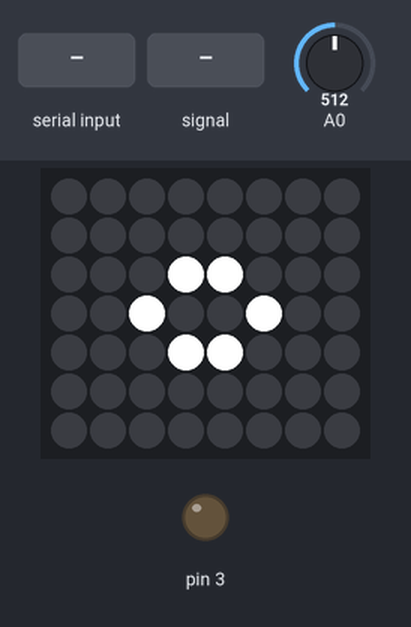
Recording of a sketch running on a simulated Arduino Uno, built with avr-gcc and run on an emulated ATmega328P. Shown: 8×7 RGB LED matrix (first LED top left, wired row by row), output pins drawn as LEDs (lit = HIGH). Inputs (shaded band) come from the test bench; at power-on: A0 = 512. EEPROM starts erased; what the sketch prints to the serial monitor is not drawn.

Above: at 1.2 s.
1.3 s: "pattern2" received over Serial
At 3.2 s:
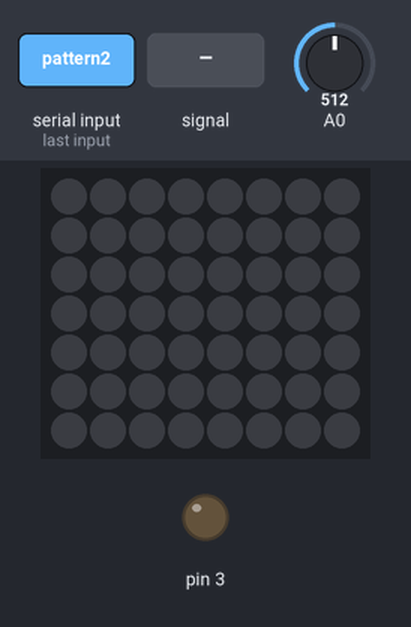
3.8 s: A0 fed a 200 Hz sine of ±460 counts around its level
At 5.1 s:
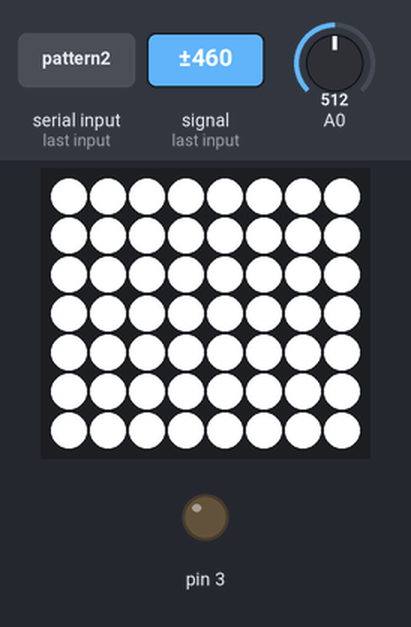
5.5 s: A0 set to 400
At 5.62 s:
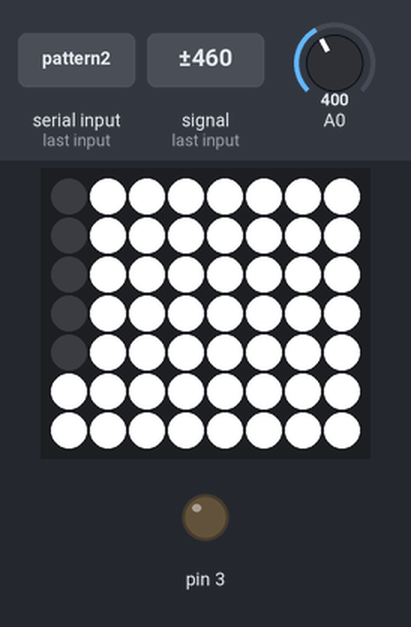
7.2 s: A0 fed a 1000 Hz sine of ±255 counts around its level
At 8.5 s:
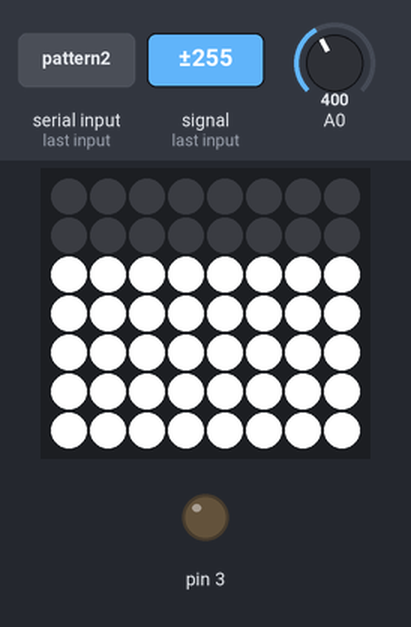
8.9 s: "pattern1" received over Serial
At 10.6 s:
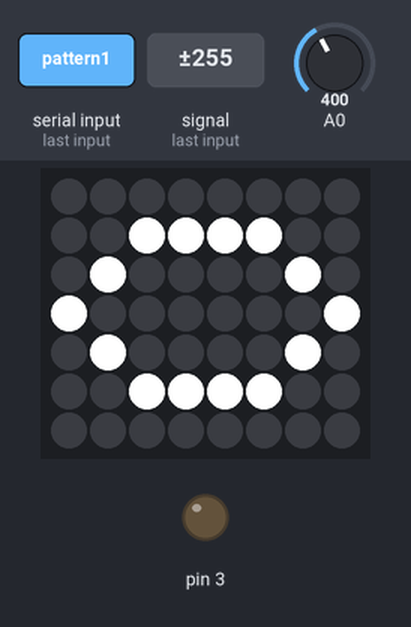
11.4 s: A0 set to 340
At 11.45 s:
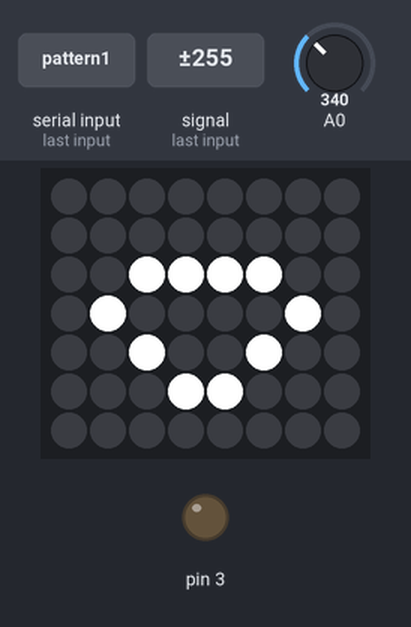
Timing chart, 0 to 14.4 s (numbered marks = the images above; inputs shaded):
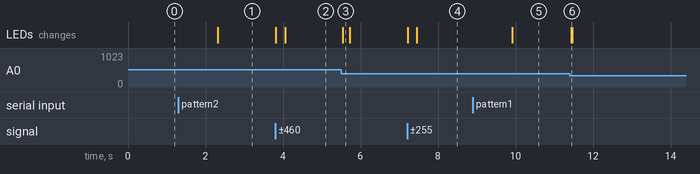

The sketch:

MainClass.ino
```cpp
#include <EEPROM.h>


#include "Mic.h"
#include "LightPattern.h"

Mic mic(A0);
LightPattern pattern(5);

float vol;
String patternName = "pattern1";

//addresses
uint8_t addrPatternNo = 1;
uint8_t addrBrightness = 2;
uint8_t addrColorRed = 3;
uint8_t addrColorGreen = 4;
uint8_t addrColorBlue = 5;

//valuesFrom EEPROM
uint8_t eepromPatternNo;
uint8_t eepromBrightness;
uint8_t eepromRed;
uint8_t eepromGreen;
uint8_t eepromBlue;


void setup() {
  Serial.begin(9600);
  pinMode(3,OUTPUT);

  eepromPatternNo = EEPROM.read(addrPatternNo);
  eepromBrightness = EEPROM.read(addrBrightness);
  eepromRed = EEPROM.read(addrColorRed);
  eepromGreen = EEPROM.read(addrColorGreen);
  eepromBlue = EEPROM.read(addrColorBlue);

  if(eepromPatternNo==1){
    patternName = "pattern1";
  }else if(eepromPatternNo==2){
    patternName = "pattern2";
  }

  //change colors
  String colorChangeCommand = String("c")+eepromRed+String(",")+eepromGreen+String(",")+eepromBlue;
  changeLedColors(colorChangeCommand);

  //change Brightness
  String brighnessChangeCommand = String("b")+eepromBrightness;
  changeBrightness(brighnessChangeCommand);

  Serial.println(eepromPatternNo);
  Serial.println(eepromBrightness);
  Serial.println(eepromRed);
  Serial.println(eepromGreen);
  Serial.println(eepromBlue);
  Serial.println(colorChangeCommand);
  Serial.println(brighnessChangeCommand);

}

void loop() {
  vol = mic.getVolume();

  if(Serial.available() > 0){


    String serialInput = Serial.readString();
    serialInput.trim();

    if(serialInput.equals("pattern1")){
      patternName = "pattern1";
      EEPROM.write(addrPatternNo , 1);
    }else if(serialInput.equals("pattern2")){
      patternName = "pattern2";
      EEPROM.write(addrPatternNo , 2);
    }else{

      if(isColors(serialInput)){
        changeLedColors(serialInput);
      }else if(isBrightness(serialInput)){
        changeBrightness(serialInput);
      }

    }
  }


  if(patternName.equals("pattern1")){
    pattern.printMouthPattern(vol);
  }
  else if(patternName.equals("pattern2")) {
    pattern.printEqualizerPattern(vol);

  }


}


//methods to change colour

bool isColors(String input){
  String firstLetter = input.substring(0,1);
  if(firstLetter.equals("c")){
    return true;
  }else{
    return false;
  }
}

bool isBrightness(String input){
  String firstLetter = input.substring(0,1);
  if(firstLetter.equals("b")){
    return true;
  }else{
    return false;
  }
}

void changeBrightness(String val){

  int intVal = val.substring(1,val.length()).toInt();
  pattern.setBrightnessValue(intVal);
  EEPROM.write(addrBrightness , intVal);

}


void changeLedColors(String s){

  int redCounter = 0;
  int greenCounter = 0;
  int blueCounter = 0;

  String strForRed = s.substring(1,s.length());
  for(int i = 0 ; i<strForRed.length() ; i++){
    if(strForRed.charAt(i)!=','){
      redCounter++;
    }else{
      break;
    }
  }

  String strForGreen = strForRed.substring((redCounter+1),strForRed.length());
  for(int i = 0 ; i<strForGreen.length() ; i++){
    if(strForGreen.charAt(i)!=','){
      greenCounter++;
    }else{
      break;
    }
  }

  String strForBlue = strForGreen.substring((greenCounter+1),strForGreen.length());
  blueCounter = strForBlue.length();


  int redInt = strForRed.substring(0,redCounter).toInt();
  int greenInt = strForGreen.substring(0,greenCounter).toInt();
  int blueInt = strForBlue.substring(0,blueCounter).toInt();
  EEPROM.write(addrColorRed , redInt);
  EEPROM.write(addrColorGreen , greenInt);
  EEPROM.write(addrColorBlue , blueInt);

  pattern.changeLedColors(redInt , greenInt , blueInt);
}
```

LightPattern.cpp
```cpp
#include <Arduino.h>
#include "LightPattern.h"


LightPattern::LightPattern(int ledPin ) {
  _ledPin = ledPin;

  //setup
    matrix.begin();
    matrix.setBrightness(50);
}

void LightPattern::drawMouthPattern(const bool image_addr[]){
  matrix.clear();

  for(int x = 0; x<width; x++){
      for(int y = 0; y<height; y++){
        bool light = image_addr[x+y*width];

        if (light) {
         matrix.drawPixel(x, y, matrix.Color(colorRed,colorGreen,colorBlue));
        }
      }
    }


    matrix.show();
}

void LightPattern::printMouthPattern(float vol){
  if(vol < 250){
      if (silent == false) {
        silenttimer = millis() + 5000;
        silent = true;
        drawMouthPattern(mount_0);
      } else {
        if (silenttimer < millis()) {
          matrix.clear();
          matrix.show();
        }
      }
  } else if(vol < 290){
      silent = false;
      drawMouthPattern(mount_1);
  } else if(vol < 330){
      silent = false;
      drawMouthPattern(mount_2);
  } else if(vol < 370){
      silent = false;
      drawMouthPattern(mount_3);
  } else if(vol < 410){
      silent = false;
      drawMouthPattern(mount_4);
  } else if(vol > 410){
      silent = false;
      drawMouthPattern(mount_5);
  }
}

//---------------------------------- Equalizer Pattern()
void LightPattern::shiftValuesOfLevelsArray(float vol){


  int volLevel =0;

    if(vol<200){
      volLevel =0;
    }else if(vol<230){
      volLevel =1;
    }else if(vol<260){
      volLevel =1;
    }else if(vol<290){
      volLevel =2;
    }else if(vol<320){
      volLevel =3;
      }else if(vol<350){
      volLevel =4;
    }else if(vol<380){
      volLevel =5;
    }else if(vol<410){
      volLevel =6;
    }else if(vol>410){
      volLevel =7;
    }

    //shift data in the array to next location
    for(int arrIndex = 7; arrIndex>=1 ; arrIndex--){

      numberArray[arrIndex]= numberArray[arrIndex-1];
    }

    //last data
    numberArray[0] = volLevel;

    //re-valuing the matrix
    for (int col = 0 ; col<8 ; col++ ){

      int peakValue = numberArray[col];

      //true
      for(int row = 6; (6-row)< peakValue ; row--){
        equalizerPatternArray[row][col] = true;
      }

      //false
      for(int row = 0 ; row <= (6-peakValue) ; row++){
        equalizerPatternArray[row][col] = false;
      }
    }
}


void LightPattern::printEqualizerPattern(float vol){
  shiftValuesOfLevelsArray(vol);

  matrix.clear();
  for(int row =0 ; row<7 ;row++){
    for(int col =0 ; col<8 ;col++){


      bool light = equalizerPatternArray[row][col];

        if (light) {
         matrix.drawPixel(col, row, matrix.Color(colorRed,colorGreen,colorBlue));
        }
    }
  }


  matrix.show();
}


//---------------- Change colors
void LightPattern::setRedColor(int val){
  colorRed = val;
}
void LightPattern::setGreenColor(int val){
  colorGreen = val;
}
void LightPattern::setBlueColor(int val){
  colorBlue = val;
}
void LightPattern::setBrightnessValue(int val){
  matrix.setBrightness(val);
}
void LightPattern::changeLedColors(int red , int green , int blue){
  colorRed = red;
  colorGreen = green;
  colorBlue = blue;
}
```

LightPattern.h
```cpp
#ifndef LightPattern_h
#define LightPattern_h
#include "Arduino.h"


#include <Adafruit_GFX.h>
#include <Adafruit_NeoPixel.h>
#include <Adafruit_NeoMatrix.h>
#include <avr/pgmspace.h>

const bool O = true;
    const bool F = false;

class LightPattern {

  private:

    int _ledPin      = 5;
    int width       = 8;
    int height      = 7;

    float _volume;
    //Colors
    int colorRed = 50;
    int colorGreen = 50;
    int colorBlue = 50;

    //pattern
    String pattern = "pattern1";

    bool silent = false;
    long silenttimer = 0;

    int numberArray[8]= {0,0,0,0,0,0,0,0};


    //objects
    Adafruit_NeoMatrix matrix = Adafruit_NeoMatrix(width, height, _ledPin,
    NEO_MATRIX_TOP + NEO_MATRIX_LEFT +
    NEO_MATRIX_ROWS    + NEO_MATRIX_ZIGZAG,
    NEO_GRB            + NEO_KHZ800);


    //---------------------------------------- Arrays for pattern 2
    boolean equalizerPatternArray[7][8] = {
         {F,F,F,F,F,F,F,F},
         {F,F,F,F,F,F,F,F},
         {F,F,F,F,F,F,F,F},
         {F,F,F,F,F,F,F,F},
         {F,F,F,F,F,F,F,F},
         {F,F,F,F,F,F,F,F},
         {F,F,F,F,F,F,F,F}
        };

    //------------------------------------------Arrays for mouth pattern
    const bool mount_0[56]  = {
     F , F , F , F , F , F , F , F,
     F , F , F , F , F , F , F , F,
     F , F , F , O , O , F , F , F,
     F , F , O , F , F , O , F , F,
     F , F , F , O , O , F , F , F,
     F , F , F , F , F , F , F , F,
     F , F , F , F , F , F , F , F
    };


    const bool mount_1[56]  = {
     F , F , F , F , F , F , F , F,
     F , F , F , F , F , F , F , F,
     F , F , O , O , O , O , F , F,
     F , O , F , F , F , F , O , F,
     F , F , O , F , F , O , F , F,
     F , F , F , O , O , F , F , F,
     F , F , F , F , F , F , F , F
    };


    const bool mount_2[56]  = {
     F , F , F , F , F , F , F , F,
     F , F , F , O , O , F , F , F,
     F , F , O , F , F , O , F , F,
     F , O , F , F , F , F , O , F,
     F , F , O , F , F , O , F , F,
     F , F , F , O , O , F , F , F,
     F , F , F , F , F , F , F , F
    };

    const bool mount_3[56]  = {
     F , F , F , F , F , F , F , F,
     F , F , O , O , O , O , F , F,
     F , O , F , F , F , F , O , F,
     O , F , F , F , F , F , F , O,
     F , O , F , F , F , F , O , F,
     F , F , O , O , O , O , F , F,
     F , F , F , F , F , F , F , F
    };


    const bool mount_4[56]  = {
     F , F , F , F , F , F , F , F,
     F , F , O , O , O , O , F , F,
     F , O , F , F , F , F , O , F,
     O , F , F , F , F , F , F , O,
     F , O , F , F , F , F , O , F,
     F , F , O , F , F , O , F , F,
     F , F , F , O , O , F , F , F
    };


    const bool mount_5[56]  = {
     F , F , F , O , O , F , F , F,
     F , F , O , F , F , O , F , F,
     F , O , F , F , F , F , O , F,
     O , F , F , F , F , F , F , O,
     F , O , F , F , F , F , O , F,
     F , F , O , F , F , O , F , F,
     F , F , F , O , O , F , F , F
    };


  public:

    LightPattern(int ledPin);

    void drawMouthPattern(const bool image_addr[]);
    void printMouthPattern(float vol);
    void shiftValuesOfLevelsArray(float vol);
    void printEqualizerPattern(float vol);

    void setRedColor(int val);
    void setGreenColor(int val);
    void setBlueColor(int val);
    void changeLedColors(int red , int green , int blue);
    void setBrightnessValue(int val);

  public:


};


#endif
```

Mic.cpp
```cpp
#include <Arduino.h>
#include "Mic.h"
Mic::Mic(byte micPin) {
  _micPin = micPin;
}

float Mic::getVolume(){

  const uint16_t samples = 128;
  float nvol = 0;
  int previous_peak = -1;

  for (int i = 0; i<samples; i++){
      auto analog = analogRead(_micPin);
      auto micline = abs(analog - 512);

      nvol = max(micline, nvol);
  }

  vol = (nvol + 1.0*vol)/2.0;
  return vol;

}
```

Mic.h
```cpp
#ifndef Mic_h
#define Mic_h
#include "Arduino.h"


class Mic {

  private:
    byte _micPin;
    float vol;

  public:

    Mic(byte micPin);

    float getVolume();
};

#endif
```

Measured:
- after the input at 1.3 s, the LEDs: change after 1.0 s (image 1)
- after the input at 3.8 s, the LEDs: first change at once (image 2 shows a later state)
- after the input at 5.5 s, the LEDs: change at once (image 3)
- after the input at 7.2 s, the LEDs: first change at once (image 4 shows a later state)
- after the input at 8.9 s, the LEDs: change after 1.0 s (image 5)
- after the input at 11.4 s, the LEDs: change at once (image 6)
